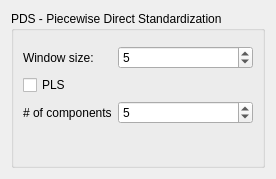
<?xml version="1.0" encoding="UTF-8"?>
<ui version="4.0">
 <class>Form</class>
 <widget class="QWidget" name="Form">
  <property name="geometry">
   <rect>
    <x>0</x>
    <y>0</y>
    <width>276</width>
    <height>179</height>
   </rect>
  </property>
  <property name="sizePolicy">
   <sizepolicy hsizetype="Ignored" vsizetype="Ignored">
    <horstretch>0</horstretch>
    <verstretch>0</verstretch>
   </sizepolicy>
  </property>
  <property name="windowTitle">
   <string>Form</string>
  </property>
  <layout class="QVBoxLayout" name="verticalLayout">
   <item>
    <widget class="QGroupBox" name="formGroupBox">
     <property name="title">
      <string>PDS - Piecewise Direct Standardization</string>
     </property>
     <layout class="QFormLayout" name="formLayout">
      <item row="0" column="0">
       <layout class="QHBoxLayout" name="horizontalLayout"/>
      </item>
      <item row="3" column="1">
       <widget class="QSpinBox" name="pls_spin">
        <property name="value">
         <number>5</number>
        </property>
       </widget>
      </item>
      <item row="1" column="1">
       <widget class="QSpinBox" name="winsize_spin">
        <property name="singleStep">
         <number>2</number>
        </property>
        <property name="value">
         <number>5</number>
        </property>
       </widget>
      </item>
      <item row="1" column="0">
       <widget class="QLabel" name="winsize_label">
        <property name="text">
         <string>Window size:</string>
        </property>
       </widget>
      </item>
      <item row="2" column="0">
       <widget class="QCheckBox" name="pls_checkbox">
        <property name="text">
         <string>PLS</string>
        </property>
       </widget>
      </item>
      <item row="3" column="0">
       <widget class="QLabel" name="pls_nc_label">
        <property name="text">
         <string># of components</string>
        </property>
       </widget>
      </item>
     </layout>
    </widget>
   </item>
  </layout>
 </widget>
 <resources/>
 <connections/>
</ui>
